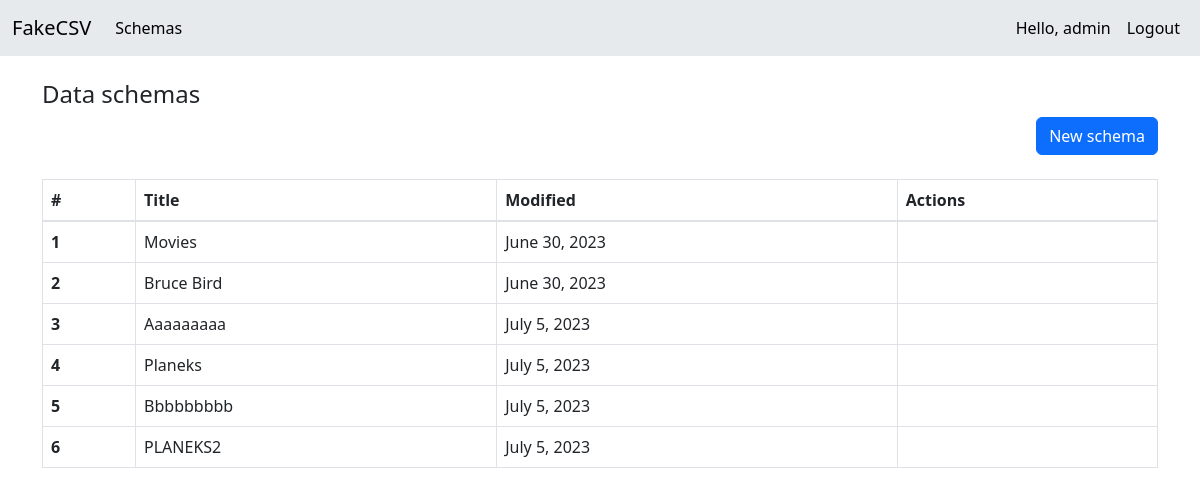
The page /data-schemas (signed in) on the database as committed earlier.
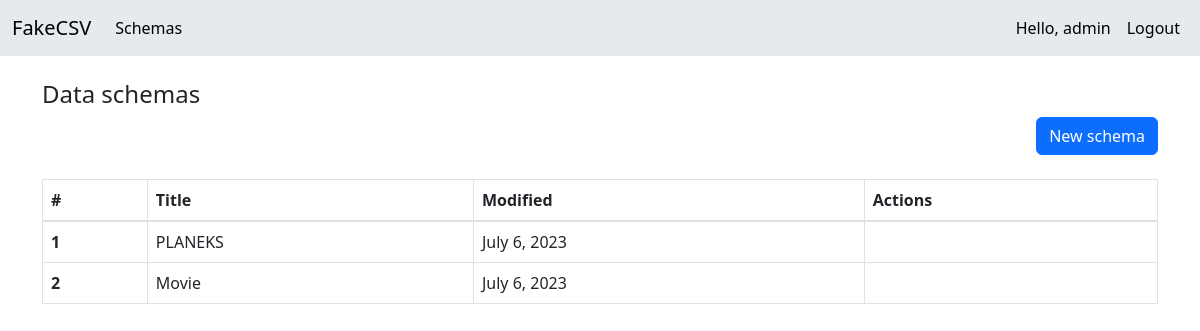
The same page on the database as committed later.
### CSV_converter/models.py (models this page shows, shortened)
class Schema(models.Model):
    name = models.CharField(max_length=255)
    column_separator = models.CharField(max_length=255)
    string_character = models.CharField(max_length=255)
    modified = models.DateField()

### CSV_converter/views.py (the view)
# urls.py: path('data-schemas', views.data_schemas, name='data_schemas'),
@login_required
def data_schemas(request):
    data_schemas = Schema.objects.all()
    data_schemas_dict = {'schemas': data_schemas}
    return render(request, "data_schemas.html", data_schemas_dict)

### CSV_converter/templates/data_schemas.html
{% extends 'base.html' %}
{% block content %}
    <h4>Data schemas</h4>
    <div class="d-grid gap-2 d-md-flex justify-content-md-end">
        <a class="btn btn-primary" href="{% url 'new_schema' %}" role="button">New schema</a>
    </div>
    <br>
    <table class="table table-bordered">
        <thead>
        <tr>
            <th scope="col">#</th>
            <th scope="col">Title</th>
            <th scope="col">Modified</th>
            <th scope="col">Actions</th>
        </tr>
        </thead>
        <tbody>
        {% for schema in schemas %}
        <tr>
            <th scope="row">{{ forloop.counter }}</th>
            <td>{{ schema.name }}</td>
            <td>{{ schema.modified }}</td>
            <td>{{ schema.actions }}</td>
        </tr>
        {% endfor %}
        </tbody>
    </table>
{% endblock %}

Rows that differ between the two databases and show on the page:
removed Schema: name "Movies", modified "June 30, 2023"
removed Schema: name "Bruce Bird", modified "June 30, 2023"
removed Schema: name "Aaaaaaaaa", modified "July 5, 2023"
removed Schema: name "Planeks", modified "July 5, 2023"
removed Schema: name "Bbbbbbbbb", modified "July 5, 2023"
removed Schema: name "PLANEKS2", modified "July 5, 2023"
added Schema: name "PLANEKS", modified "July 6, 2023"
added Schema: name "Movie", modified "July 6, 2023"
